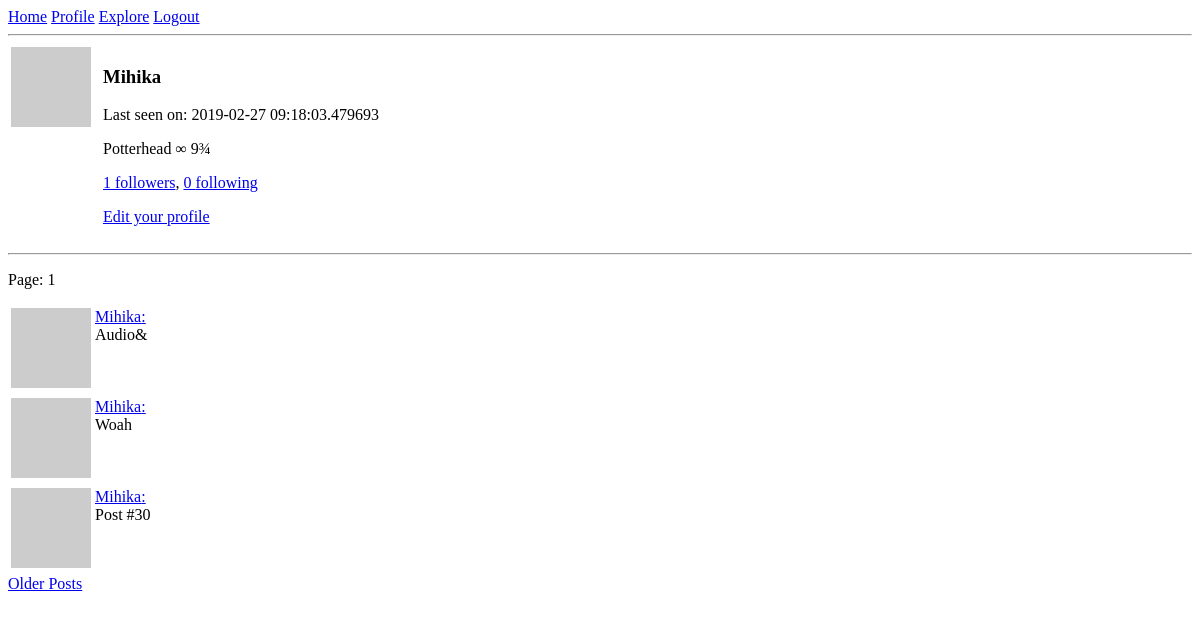
The page /user/Mihika (signed in) on the database as committed earlier.
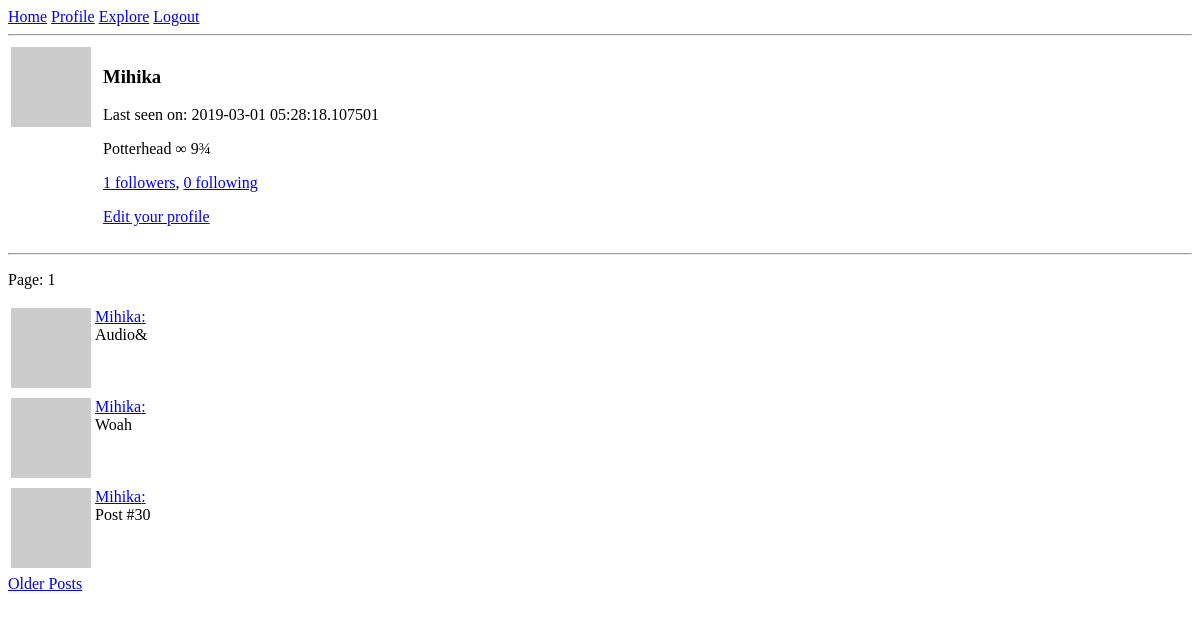
The same page on the database as committed later.
### app/models.py (models this page shows, shortened)
class User(UserMixin, db.Model):
	id = db.Column(db.Integer, primary_key=True)
	username = db.Column(db.String(64), unique=True, index=True)
	email = db.Column(db.String(128), unique=True, index=True)
	password = db.Column(db.String(64), unique=True, index=True)
	about_me = db.Column(db.String(140))
	last_seen = db.Column(db.DateTime, default=datetime.utcnow)
	posts = db.relationship('Post', backref='author', lazy='dynamic')
	followed = db.relationship('User', secondary=followers, primaryjoin=(followers.c.follower_id == id), secondaryjoin=(
		followers.c.followed_id == id), backref=db.backref('followers', lazy='dynamic'), lazy='dynamic')
	def avatar(self, size):
		x = "hey8989"+self.email
		digest = md5(x.lower().encode('utf-8')).hexdigest()
		return 'https://www.gravatar.com/avatar/{}?d=identicon&s={}'.format(digest, size)

class Post(db.Model):
	id = db.Column(db.Integer, primary_key=True)
	body = db.Column(db.String(140))
	timestamp = db.Column(db.DateTime, index=True, default=datetime.utcnow)
	user_id = db.Column(db.Integer, db.ForeignKey('user.id'))

### app/routes.py (the view)
@app.route('/user/<username>')
@login_required
def user(username):
	user = User.query.filter_by(username=username).first_or_404()
	page = request.args.get('page', 1, type=int)
	posts = user.posts.order_by(Post.timestamp.desc()).paginate(page, app.config['POSTS_PER_PAGE'], False)
	prev_url = url_for('user', username=user.username, page=posts.prev_num) if posts.has_prev else None
	next_url = url_for('user', username=user.username, page=posts.next_num) if posts.has_next else None
	return render_template('user.html', title="title", user=user, posts=posts.items, prev_url=prev_url, next_url=next_url, page=page)

### app/models.py (called while the page is built)
@login.user_loader
def load_user(id):
	return User.query.get(int(id))

### app/routes.py (called while the page is built)
@app.before_request
def before_request():
	if current_user.is_authenticated:
		current_user.last_seen = datetime.utcnow()
		db.session.commit()

### app/templates/user.html (shortened to what this page needs)
{% extends "base.html" %}
{% block content %}
    <table>
         <tr valign="top">
            <td> <img src = "{{ user.avatar(128) }}"> </td>
            <td></td>
            <td></td>
            <td>
                <h3>{{ user.username }}</h3>
                {% if user.last_seen %}
                    Last seen on: {{ user.last_seen }}
                {% endif %}
                {% if user.about_me %}
                    <p>{{ user.about_me }}</p>
                {% endif %}
                <p>
                    <a href = "{{ url_for('followers', username=user.username) }}">{{ user.followers.count() }} followers</a>,
                    <a href = "{{ url_for('following', username=user.username) }}">{{ user.followed.count() }} following </a>
                </p>
                {% if user == current_user %}
                    <p><a href = "{{ url_for('edit_profile') }}">Edit your profile</a></p>
                {% elif not current_user.is_following(user) %}
                    <p><a href = "{{ url_for('follow', username=user.username) }}">Follow</a></p>
                {% else %}
                    <p><a href = "{{ url_for('unfollow', username=user.username) }}">Unfollow</a></p>
                {% endif %}
            </td>
        </tr>
    </table>
    <hr>
    <p>Page: {{ page }}</p>
    {% for post in posts %}
        {% include '_post.html' %}
    {% endfor %}
    {% if next_url %}
    <a href="{{ next_url }}">Older Posts</a>
    {% endif %}
{% endblock %}

### app/templates/base.html (shortened to what this page needs)
<!DOCTYPE html>
<html>
    <head>
    </head>
    <body>
        <div>
            {% if not current_user.is_anonymous %}
                <a href = "{{ url_for('index') }}">Home</a>
                <a href = "{{ url_for('user', username=current_user.username) }}">Profile</a>
                <a href = "{{ url_for('explore') }}">Explore</a>
                <a href = "{{ url_for('logout') }}">Logout</a>
                <hr>
            {% endif %}
        </div>
        {% block content %} {% endblock %}
    </body>
</html>

### app/templates/_post.html
<table>
    <tr valign="top">
        <td> <img src = "{{post.author.avatar(32)}}"> </td>
        <td>
            <a href="{{ url_for('user', username=post.author.username) }}">{{post.author.username}}:</a><br>
            {{post.body}}
        </td>
    </tr>
</table>

Rows that differ between the two databases and show on the page:
changed User "Mihika": last_seen "2019-02-27 09:18:03.479693" → "2019-03-01 05:28:18.107501"
